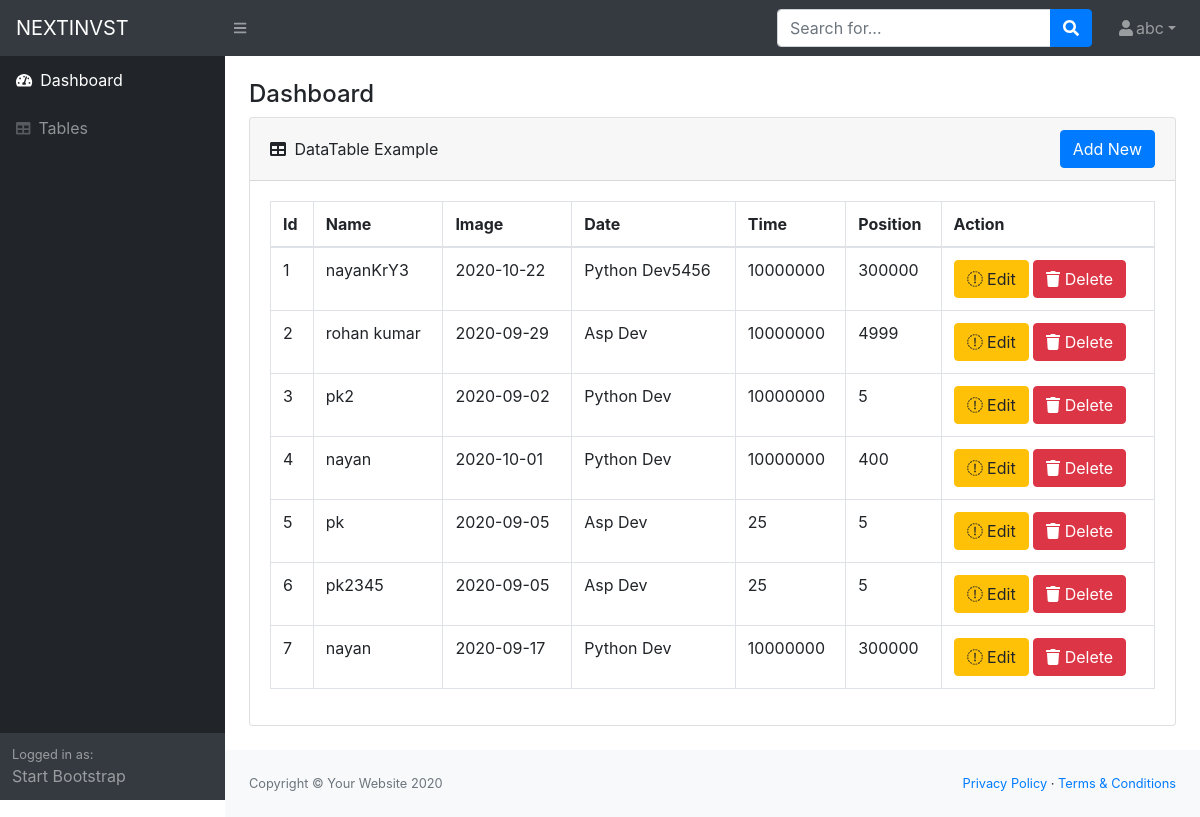
The app's page /home/ (signed in) with its own data.
### tuesday/models.py (models this page shows)
class Employee(models.Model):
    eid = models.AutoField(primary_key=True)
    ename = models.CharField(max_length=70)
    edate = models.CharField(max_length=70)
    eposition = models.CharField(max_length=70)
    esallery = models.CharField(max_length=70)
    eleft = models.CharField(max_length=70)

### tuesday/views.py (the view)
# urls.py: 2. Add a URL to urlpatterns:  path('', views.home, name='home')
@login_required(login_url="/")
def home(request, **kwargs):
    allUsers = Employee.objects.all().order_by('-eid')
    context = {"allUsersdata": allUsers}
    return render(request, 'front/index.html', context)

### templates/front/index.html
{% extends 'front/base.html' %}
{% block body %}
{% load static %}
<main>
   <div class="container-fluid">
      <h4 class="mt-4">Dashboard</h4>
      <div class="card mb-4">
         <div class="card-header d-flex align-items-center justify-content-between">
            <div> <i class="fas fa-table mr-1"></i>
            DataTable Example</div>
           <div> <a class="btn btn-primary" href="{%  url 'addnew' %}">Add New  </a>  </div>
         </div>
         <div class="card-body">
            <div class="table-responsive">
               <table class="table table-bordered" id="dataTable" width="100%" cellspacing="0">
                  <thead>
                     <tr>
                        <th>Id</th>
                        <th>Name</th>
                        <th>Image</th>
                        <th>Date</th>
                        <th>Time</th>
                        <th>Position</th>
                        <th>Action</th>
                     </tr>
                  </thead>
                  <tbody>
                  {% for emp in allUsersdata %}
                     <tr>
                        <td> {{ forloop.counter }} </td>
                        <td>{{emp.ename}}</td>
                        <td>{{emp.edate}}</td>
                        <td>{{emp.eposition}}</td>
                        <td>{{emp.esallery}}</td>
                        <td>{{emp.eleft}}</td>
                        <td> <a  href="/edituser/{{emp.eid}}"  class="btn btn-warning"  > <i class="fa fa-pencil " ></i>   Edit </a>
                           <form class="d-inline" action="" method="post" >
                              <a  href="/deletedata/{{emp.eid}}"    class="btn btn-danger" type="submit"   > <i class="fa fa-trash" ></i>  Delete </a>
                           </form>
                            </td>
                     </tr>
                  {% endfor %}
                  </tbody>
               </table>
            </div>
         </div>
      </div>
   </div>
</main>
{% endblock %}

### templates/front/base.html (shortened to what this page needs)
<head>
 </head>
{% load static %}
<html lang="en">
   <head>
      <link href="{% static 'front/css/styles.css' %}"  rel="stylesheet" />
      <link href="https://cdn.datatables.net/1.10.20/css/dataTables.bootstrap4.min.css" rel="stylesheet" />
   </head>
   <body class="sb-nav-fixed">
      <nav class="sb-topnav navbar navbar-expand navbar-dark bg-dark">
         <a class="navbar-brand" href="">NEXTINVST</a>
         <button class="btn btn-link btn-sm order-1 order-lg-0" id="sidebarToggle" href="#"><i class="fas fa-bars"></i></button>
         <form class="d-none d-md-inline-block form-inline ml-auto mr-0 mr-md-3 my-2 my-md-0">
            <div class="input-group">
               <input class="form-control" type="text" placeholder="Search for..." aria-label="Search" aria-describedby="basic-addon2" />
               <div class="input-group-append">
                  <button class="btn btn-primary" type="button"><i class="fas fa-search"></i></button>
               </div>
            </div>
         </form>
         <ul class="navbar-nav ml-auto ml-md-0">
            <li class="nav-item dropdown">
               {% if user.is_authenticated %}
                <a class="nav-link dropdown-toggle" id="userDropdown" href="#" role="button" data-toggle="dropdown" aria-haspopup="true" aria-expanded="false">
                  <i class="fas fa-user fa-fw"></i>{{ user.get_username }}</a>
                {% else %}
                    <a class="nav-link dropdown-toggle" id="userDropdown" href="#" role="button" data-toggle="dropdown" aria-haspopup="true" aria-expanded="false">
                                  <i class="fas fa-user fa-fw"></i>Guest</a>
                {% endif %}
            </li>
         </ul>
      </nav>
      <div id="layoutSidenav">
         <div id="layoutSidenav_nav">
            <nav class="sb-sidenav accordion sb-sidenav-dark" id="sidenavAccordion">
               <div class="sb-sidenav-menu">
                  <div class="nav">
                     <a class="nav-link"  href="{% url 'home' %}" >
                        <div class="sb-nav-link-icon"><i class="fas fa-tachometer-alt"></i></div>
                        Dashboard
                     </a>
                     <a class="nav-link"  href="#" >
                        <div class="sb-nav-link-icon"><i class="fas fa-table"></i></div>
                        Tables
                     </a>
                  </div>
               </div>
               <div class="sb-sidenav-footer">
                  <div class="small">Logged in as:</div>
                  Start Bootstrap
               </div>
            </nav>
         </div>
         <div id="layoutSidenav_content">
            {% block body %}
            {% endblock %}
            <footer class="py-4 bg-light mt-auto">
               <div class="container-fluid">
                  <div class="d-flex align-items-center justify-content-between small">
                     <div class="text-muted">Copyright &copy; Your Website 2020</div>
                     <div>
                        <a href="#">Privacy Policy</a>
                        &middot;
                        <a href="#">Terms &amp; Conditions</a>
                     </div>
                  </div>
               </div>
            </footer>
         </div>
      </div>
   </body>
</html>

### records on screen
Employee: ename "nayanKrY3", edate "2020-10-22", eposition "Python Dev5456", esallery "10000000", eleft "300000"
Employee: ename "rohan kumar", edate "2020-09-29", eposition "Asp Dev", esallery "10000000", eleft "4999"
Employee: ename "pk2", edate "2020-09-02", eposition "Python Dev", esallery "10000000", eleft "5"
Employee: ename "nayan", edate "2020-10-01", eposition "Python Dev", esallery "10000000", eleft "400"
Employee: ename "pk", edate "2020-09-05", eposition "Asp Dev", esallery "25", eleft "5"
Employee: ename "pk2345", edate "2020-09-05", eposition "Asp Dev", esallery "25", eleft "5"
Employee: ename "nayan", edate "2020-09-17", eposition "Python Dev", esallery "10000000", eleft "300000"

### other values on screen
{{ user.get_username }} "abc"
